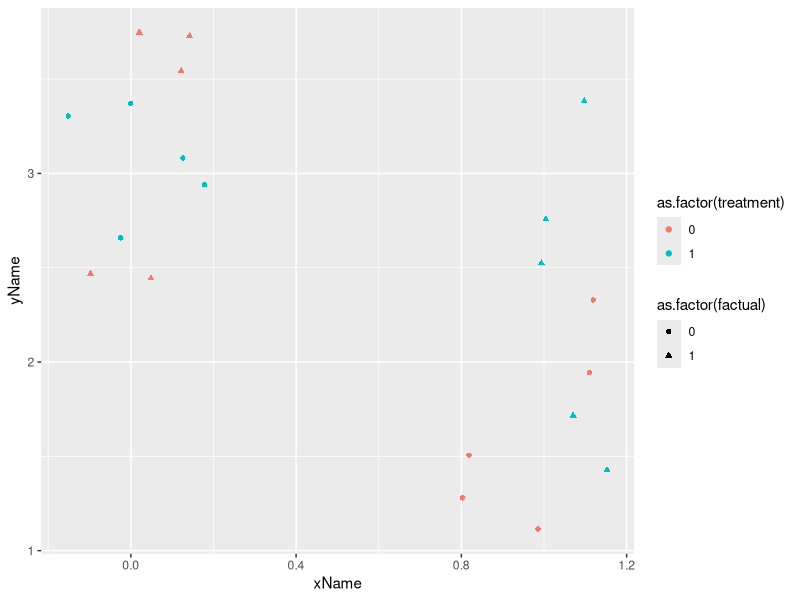

R code for this plot:
# data for scatter plot
# this is just placeholder data for testing
# TODO: replace data with proper sim

n <- 10
y0 <- rnorm(n, 3, 0.5)
y1 <- rnorm(n, 2, 0.5)

z <- rep(0:1, n)
# factual <- sort(rep(0:1, n))
pair_id <- rep(seq_len(n), 2)

.data <- data.frame(
    xName = jitter(sort(rep(0:1, n))),
    yName = c(y0, y1),
    y = c(rep("y0", n), rep("y1", n)),
    treatment = z,
    factual = as.integer(z == sort(rep(0:1, n))),
    pair_id = pair_id
)
ggplot2::ggplot(
  .data, 
  ggplot2::aes(x = xName, y = yName, color = as.factor(treatment), 
               shape = as.factor(factual), group = factual)) + 
  ggplot2::geom_point()

# readr::write_csv(.data, '../student_work/Joe/d3/pairing/data/point-data.csv')

library(dplyr)

.dataLines <- .data %>%
  select(xName, yName, y, pair_id) %>% 
  tidyr::pivot_wider(names_from = y, values_from = c(xName, yName))

# readr::write_csv(.dataLines, '../student_work/Joe/d3/pairing/data/line-data.csv')
